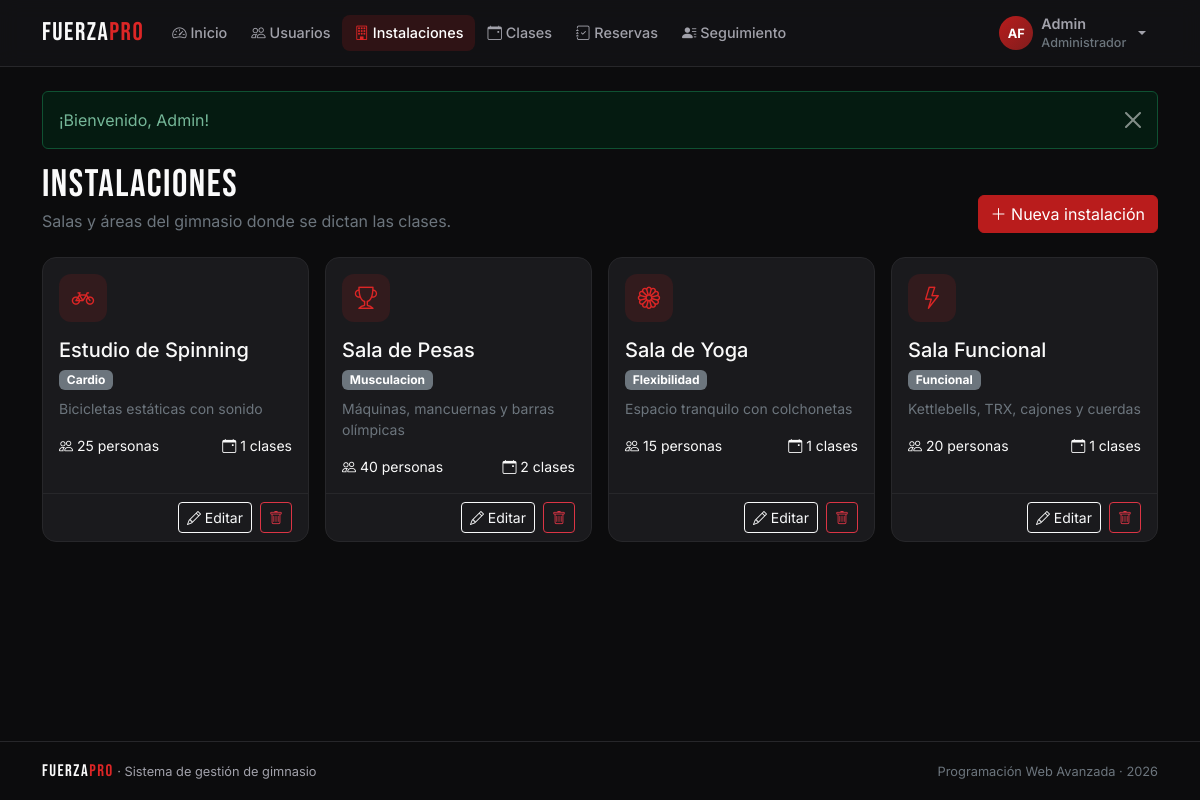
The app's page /index.php?r=instalaciones/index (signed in) with its own data.
### tables this page shows
CREATE TABLE instalaciones (
  id          INT AUTO_INCREMENT PRIMARY KEY,
  nombre      VARCHAR(50)  NOT NULL,
  tipo        VARCHAR(30)  NOT NULL,
  capacidad   INT          NOT NULL,
  descripcion VARCHAR(255) NULL
);

### controllers/InstalacionesController.php (called while the page is built, shortened)
<?php
class InstalacionesController extends Controller
{
    public function index(): void
    {
        $this->view('instalaciones/index', [
            'titulo'        => 'Instalaciones',
            'instalaciones' => Instalacion::conUso(),
        ]);
    }
}

### core/Router.php (called while the page is built, shortened)
<?php
class Router
{
    public static function dispatch(string $ruta): void
    {
        if (!preg_match('#^([a-z]+)/([a-z]+)$#', $ruta, $m)) {
            self::noEncontrado();
        }
        [, $nombre, $accion] = $m;
        (new $clase())->$accion();
    }
}

### index.php (called while the page is built, shortened)
<?php
require __DIR__ . '/core/helpers.php';
require __DIR__ . '/core/Database.php';
require __DIR__ . '/core/Model.php';
require __DIR__ . '/core/Controller.php';
require __DIR__ . '/core/Router.php';
Router::dispatch(is_string($_GET['r'] ?? null) ? $_GET['r'] : '');

### core/Database.php (called while the page is built, shortened)
<?php
class Database
{
    private static ?PDO $pdo = null;
    public static function get(): PDO
    {
        if (self::$pdo === null) {
            $dsn = 'mysql:host=' . DB_HOST . ';port=' . DB_PORT
                 . ';dbname=' . DB_NAME . ';charset=utf8mb4';
            try {
                self::$pdo = new PDO($dsn, DB_USER, DB_PASS, [
                    PDO::ATTR_ERRMODE            => PDO::ERRMODE_EXCEPTION,
                    PDO::ATTR_DEFAULT_FETCH_MODE => PDO::FETCH_ASSOC,
                    PDO::ATTR_EMULATE_PREPARES   => false,
                ]);
                self::$pdo->exec("SET time_zone = '" . date('P') . "'");
            } catch (PDOException $e) {
                http_response_code(500);
                $detalle = DEBUG ? '<br><small>' . htmlspecialchars($e->getMessage()) . '</small>' : '';
                exit('<h3 style="font-family:sans-serif">No se pudo conectar a la base de datos.'
                    . ' Revise config/config.php e importe gimnasio.sql.' . $detalle . '</h3>');
            }
        }
        return self::$pdo;
    }
}

### core/Model.php (called while the page is built, shortened)
<?php
abstract class Model
{
    protected static function db(): PDO
    {
        return Database::get();
    }
    protected static function query(string $sql, array $params = []): PDOStatement
    {
        $st = self::db()->prepare($sql);
        $st->execute($params);
        return $st;
    }
}

### models/Instalacion.php (called while the page is built, shortened)
<?php
class Instalacion extends Model
{
    public static function conUso(): array
    {
        return self::query("SELECT i.*,
                   (SELECT COUNT(*) FROM clases c
                     WHERE c.id_instalacion = i.id AND c.fecha_hora >= NOW() AND c.estado = 'Programada') AS clases_futuras
              FROM instalaciones i ORDER BY i.nombre")->fetchAll();
    }
}

### core/helpers.php (called while the page is built, shortened)
<?php
function e($valor): string
{
    return htmlspecialchars((string) ($valor ?? ''), ENT_QUOTES, 'UTF-8');
}
function url(string $ruta = 'inicio/index', array $params = []): string
{
    $params = array_merge(['r' => $ruta], $params);
    return 'index.php?' . http_build_query($params);
}

### views/instalaciones/index.php (the view, shortened to what this page needs)
<?php
$iconos = ['Musculacion' => 'bi-trophy', 'Funcional' => 'bi-lightning', 'Cardio' => 'bi-bicycle', 'Flexibilidad' => 'bi-flower1'];
?>
<div class="fp-page-head">
  <div>
    <h1 class="fp-title">Instalaciones</h1>
    <p class="text-secondary mb-0">Salas y áreas del gimnasio donde se dictan las clases.</p>
  </div>
  <button class="btn btn-danger" data-bs-toggle="modal" data-bs-target="#modalInstalacion"><i class="bi bi-plus-lg"></i> Nueva instalación</button>
</div>
<div class="row g-3">
  <?php foreach ($instalaciones as $i): ?>
    <div class="col-sm-6 col-xl-3">
      <div class="card fp-card h-100">
        <div class="card-body">
          <div class="fp-icon-box mb-3"><i class="bi <?= $iconos[$i['tipo']] ?? 'bi-building' ?>"></i></div>
          <h2 class="h5 mb-1"><?= e($i['nombre']) ?></h2>
          <span class="badge text-bg-secondary mb-2"><?= e($i['tipo']) ?></span>
          <p class="small text-secondary mb-3"><?= e($i['descripcion']) ?></p>
          <div class="d-flex justify-content-between small">
            <span><i class="bi bi-people"></i> <?= (int) $i['capacidad'] ?> personas</span>
            <span><i class="bi bi-calendar-event"></i> <?= (int) $i['clases_futuras'] ?> clases</span>
          </div>
        </div>
        <div class="card-footer d-flex gap-2 justify-content-end">
          <button class="btn btn-sm btn-outline-light" data-bs-toggle="modal" data-bs-target="#modalInstalacion"
                  data-editar='<?= e(json_encode($i)) ?>'><i class="bi bi-pencil"></i> Editar</button>
          <form method="post" action="<?= url('instalaciones/eliminar') ?>" data-confirmar="¿Eliminar la instalación «<?= e($i['nombre']) ?>»?">
            <button class="btn btn-sm btn-outline-danger" aria-label="Eliminar"><i class="bi bi-trash"></i></button>
          </form>
        </div>
      </div>
    </div>
  <?php endforeach; ?>
</div>

### assets/css/styles.css (style rules this page uses)
:root { --fp-bg: #0c0c0d; --fp-sur: #131315; --fp-card: #1a1a1d; --fp-brd: #27272a; --fp-brd2: #3f3f46; --fp-acc: #b91c1c; --fp-acch: #dc2626; --fp-txt: #fafafa; --fp-txt2: #a1a1aa; --fp-ok: #22c55e; --fp-radio: 14px; }
[data-bs-theme="dark"] { --bs-body-bg: var(--fp-bg); --bs-body-color: var(--fp-txt); --bs-secondary-color: var(--fp-txt2); --bs-border-color: var(--fp-brd); --bs-tertiary-bg: var(--fp-sur); --bs-body-font-family: 'Inter', system-ui, sans-serif; --bs-danger: var(--fp-acch); --bs-danger-rgb: 220, 38, 38; --bs-link-color-rgb: 250, 250, 250; }
.btn-danger { --bs-btn-bg: var(--fp-acc); --bs-btn-border-color: var(--fp-acc); --bs-btn-hover-bg: var(--fp-acch); --bs-btn-hover-border-color: var(--fp-acch); --bs-btn-active-bg: #991b1b; }
body { min-height: 100vh; display: flex; flex-direction: column; -webkit-font-smoothing: antialiased; }
.fp-logo, .fp-title, .fp-display, .fp-stat-value { font-family: 'Bebas Neue', sans-serif; letter-spacing: 1.5px; }
.fp-title { font-size: clamp(1.8rem, 4vw, 2.4rem); margin-bottom: .2rem; line-height: 1.05; }
.fp-page-head { display: flex; flex-wrap: wrap; justify-content: space-between; align-items: flex-end; gap: 1rem; margin-bottom: 1.5rem; }
.fp-card { background: var(--fp-card); border: 1px solid var(--fp-brd); border-radius: var(--fp-radio); color: var(--fp-txt); transition: border-color .2s, transform .2s; }
.fp-card > .card-header, .fp-card > .card-footer { background: transparent; border-color: var(--fp-brd); }
.fp-icon-box { width: 48px; height: 48px; border-radius: 12px; background: rgba(220, 38, 38, .12); color: var(--fp-acch); display: flex; align-items: center; justify-content: center; font-size: 1.4rem; }
.fp-main > * { animation: aparecer .35s ease both; }

### records on screen
instalaciones: nombre "Estudio de Spinning", tipo "Cardio", descripcion "Bicicletas estáticas con sonido", capacidad "25", clases_futuras "1"
instalaciones: nombre "Sala de Pesas", tipo "Musculacion", descripcion "Máquinas, mancuernas y barras olímpicas", capacidad "40", clases_futuras "2"
instalaciones: nombre "Sala de Yoga", tipo "Flexibilidad", descripcion "Espacio tranquilo con colchonetas", capacidad "15", clases_futuras "1"
instalaciones: nombre "Sala Funcional", tipo "Funcional", descripcion "Kettlebells, TRX, cajones y cuerdas", capacidad "20", clases_futuras "1"

### other values on screen
$texto "Inicio"
$texto "Usuarios"
$texto "Instalaciones"
$texto "Clases"
$texto "Reservas"
$texto "Seguimiento"
iniciales($usuario['nombre'], $usuario['apellido']) "AF"
$usuario['nombre'] "Admin"
$usuario['rol'] "Administrador"
$f['mensaje'] "¡Bienvenido, Admin!"
